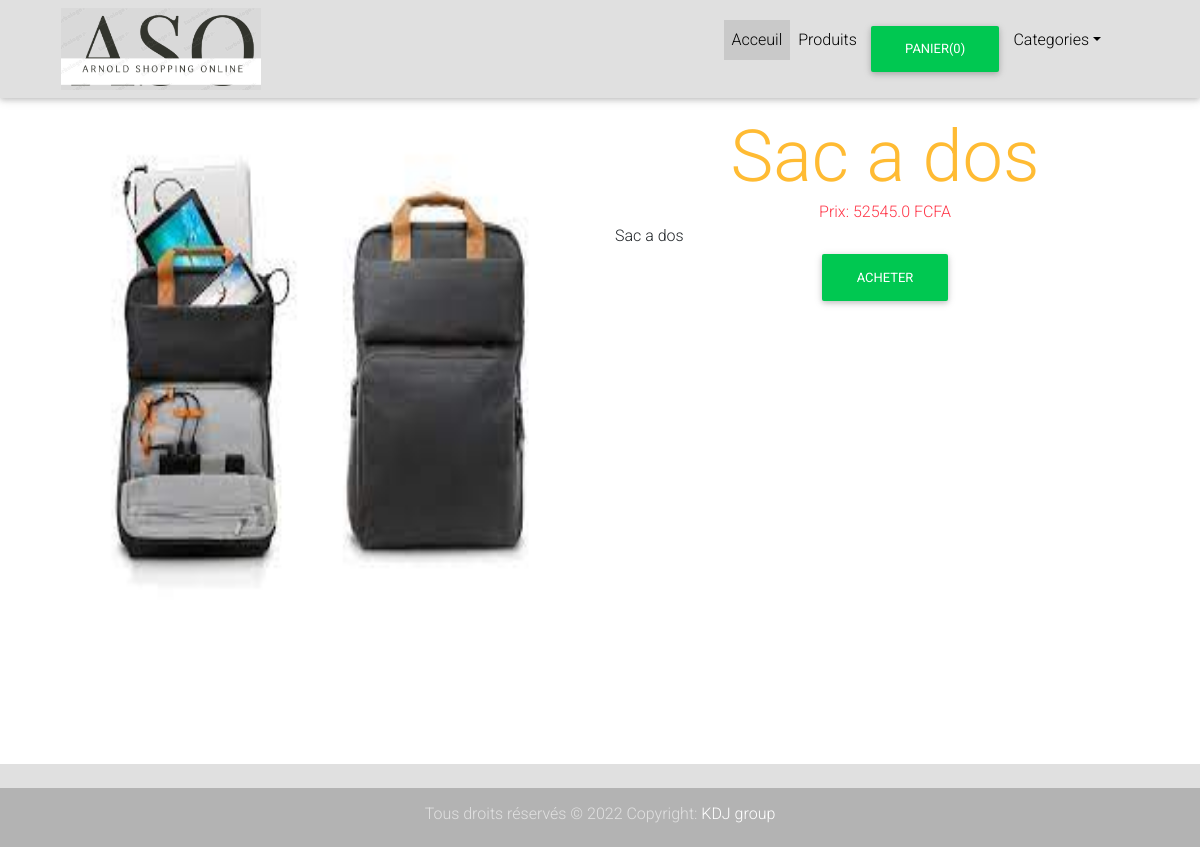
Page /8 on the committed database.
### shop/models.py (models this page shows, shortened)
class Product(models.Model):
    title = models.CharField(max_length=200)
    price = models.FloatField()
    description = models.TextField()
    category = models.ForeignKey(Category, related_name='categorie', on_delete=models.CASCADE)
    image = models.ImageField(null=True, blank=True)
    date_added = models.DateTimeField(auto_now=True)
    class Meta:
        ordering = ['-date_added'] # permet que les novouvelles categorys soient en premire vue

### shop/views.py (the view)
# urls.py: path('<int:myid>', detail, name='detail'),
def detail(request, myid):
    product_object =Product.objects.get(id=myid)
    return render(request, 'shop/detail.html', {'product':product_object})

### shop/templates/shop/detail.html (shortened to what this page needs)
{% extends "shop/base.html" %}
{% load static %}
{% block content %}
    <div class="container">
        <div class="row text-center mt-3">
            <div class="col-md-6">
                <div>
                    {% if article.image == "http://default" %}
                        <img class="card-img-top" src="{% static 'img/logo.png' %}" alt="Card image cap" style="width: 500px;">
                    {% else %}
                        <img class="card-img-top" src="{{ product.image.url }}" alt="Card image cap" style="width: 500px;" height="500px" >
                    {% endif %}
                </div>
            </div>
            <div class="col-md-6">
                <div class="text-warning display-3 text-center">
                    {{ product.title }}
                </div>
                <div class="text-danger  display-5">
                    Prix:   {{ product.price }} FCFA
                </div>
                <div class="text-justify">
                    {{ product.description }}
                </div>
               <button id="{{ product.id }}" class="btn ted btn-success">Acheter</button>
            </div>
        </div>
    </div>
{% endblock %}

### rows in the picture
Product: image (picture), title "Sac a dos", price "52545.0", description "Sac a dos"
